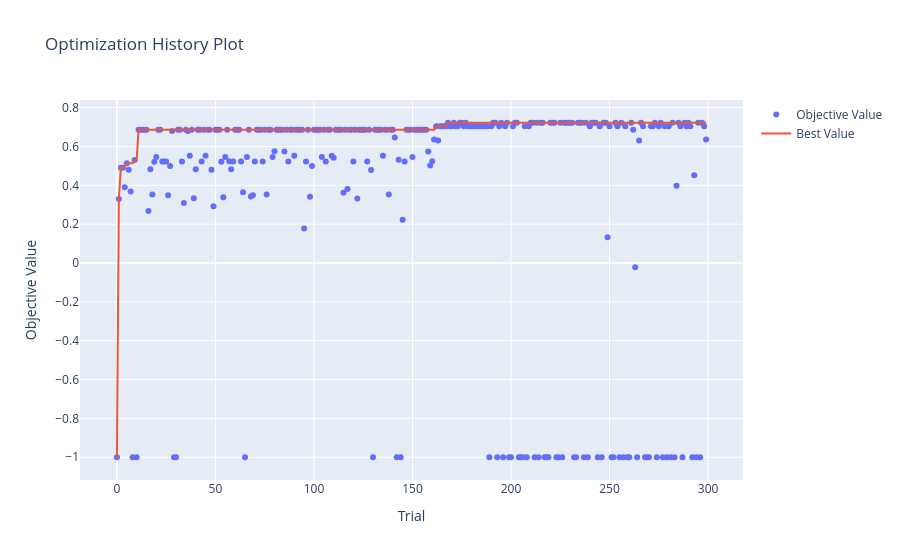
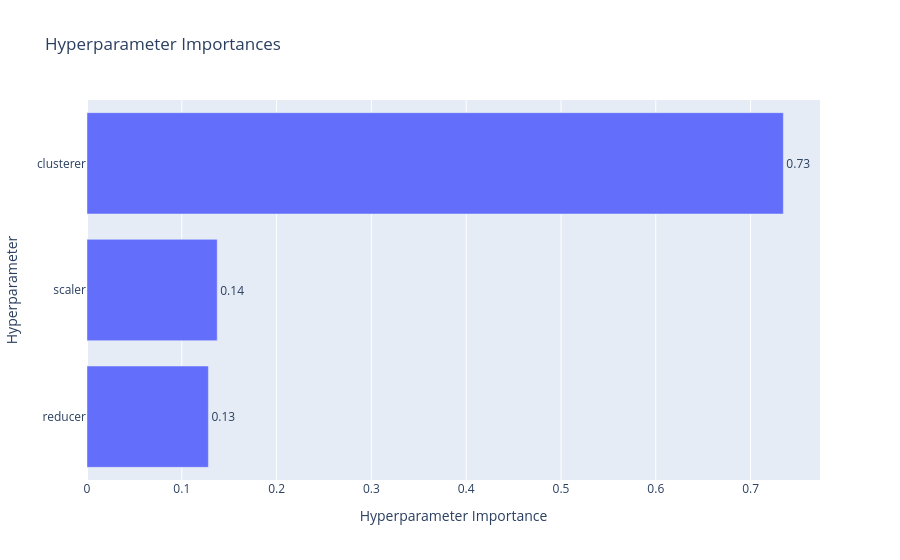
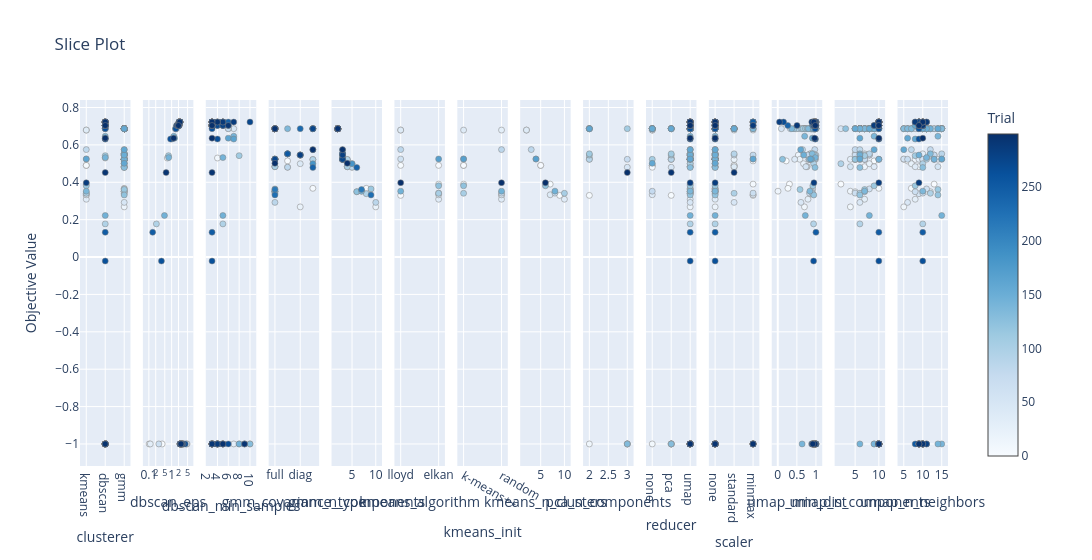

Notebook code for these charts, in order:
### Code cell
import optuna.visualization as vis

# After the study.optimize(...) call, run the following:

# 1. Plot optimization history: objective value (silhouette score) over trials
fig1 = vis.plot_optimization_history(study)
fig1.show()

# 2. Plot parameter importance: which hyperparameters affect silhouette the most
fig2 = vis.plot_param_importances(study)
fig2.show()

# 3. Parallel coordinate plot: explore interactions between hyperparameters and objective
fig3 = vis.plot_parallel_coordinate(study)
fig3.show()

# 4. Slice plot: effect of individual parameters on optimization
fig4 = vis.plot_slice(study)
fig4.show()

### Figure 1 — Plotly figure (JSON) as saved in the notebook; plotly's stock layout.template omitted (floating-point values rounded to 4 significant figures; data arrays with more than 128 entries replaced by an {"elided": "..."} marker saying what was removed)
{"data": [{"mode": "markers", "name": "Objective Value", "type": "scatter", "x": {"elided": "300 int values"}, "y": {"elided": "300 float values"}}, {"mode": "lines", "name": "Best Value", "type": "scatter", "x": {"elided": "300 int values"}, "y": {"elided": "300 float values"}}, {"marker": {"color": "#cccccc"}, "mode": "markers", "name": "Infeasible Trial", "showlegend": false, "type": "scatter", "x": [], "y": []}], "layout": {"title": {"text": "Optimization History Plot"}, "xaxis": {"title": {"text": "Trial"}}, "yaxis": {"title": {"text": "Objective Value"}}}}

### Figure 2 — Plotly figure (JSON) as saved in the notebook; plotly's stock layout.template omitted (floating-point values rounded to 4 significant figures)
{"data": [{"cliponaxis": false, "hovertemplate": ["reducer (CategoricalDistribution): 0.12805523632900098<extra></extra>", "scaler (CategoricalDistribution): 0.137377804803103<extra></extra>", "clusterer (CategoricalDistribution): 0.734566958867896<extra></extra>"], "name": "Objective Value", "orientation": "h", "text": ["0.13", "0.14", "0.73"], "textposition": "outside", "type": "bar", "x": [0.1281, 0.1374, 0.7346], "y": ["reducer", "scaler", "clusterer"]}], "layout": {"title": {"text": "Hyperparameter Importances"}, "xaxis": {"title": {"text": "Hyperparameter Importance"}}, "yaxis": {"title": {"text": "Hyperparameter"}}}}

### Figure 3 — Plotly figure (JSON) as saved in the notebook; plotly's stock layout.template omitted (floating-point values rounded to 4 significant figures; data arrays with more than 128 entries replaced by an {"elided": "..."} marker saying what was removed)
{"data": [{"marker": {"color": {"elided": "300 int values"}, "colorbar": {"title": {"text": "Trial"}, "x": 1, "xpad": 40}, "colorscale": [[0, "rgb(247,251,255)"], [0.125, "rgb(222,235,247)"], [0.25, "rgb(198,219,239)"], [0.375, "rgb(158,202,225)"], [0.5, "rgb(107,174,214)"], [0.625, "rgb(66,146,198)"], [0.75, "rgb(33,113,181)"], [0.875, "rgb(8,81,156)"], [1, "rgb(8,48,107)"]], "line": {"color": "Grey", "width": 0.5}, "showscale": true}, "mode": "markers", "name": "Feasible Trial", "showlegend": false, "type": "scatter", "x": {"elided": "300 str values"}, "xaxis": "x", "y": {"elided": "300 float values"}, "yaxis": "y"}, {"marker": {"color": {"elided": "156 int values"}, "colorbar": {"title": {"text": "Trial"}, "x": 1, "xpad": 40}, "colorscale": [[0, "rgb(247,251,255)"], [0.125, "rgb(222,235,247)"], [0.25, "rgb(198,219,239)"], [0.375, "rgb(158,202,225)"], [0.5, "rgb(107,174,214)"], [0.625, "rgb(66,146,198)"], [0.75, "rgb(33,113,181)"], [0.875, "rgb(8,81,156)"], [1, "rgb(8,48,107)"]], "line": {"color": "Grey", "width": 0.5}, "showscale": false}, "mode": "markers", "name": "Feasible Trial", "showlegend": false, "type": "scatter", "x": {"elided": "156 float values"}, "xaxis": "x2", "y": {"elided": "156 float values"}, "yaxis": "y2"}, {"marker": {"color": {"elided": "156 int values"}, "colorbar": {"title": {"text": "Trial"}, "x": 1, "xpad": 40}, "colorscale": [[0, "rgb(247,251,255)"], [0.125, "rgb(222,235,247)"], [0.25, "rgb(198,219,239)"], [0.375, "rgb(158,202,225)"], [0.5, "rgb(107,174,214)"], [0.625, "rgb(66,146,198)"], [0.75, "rgb(33,113,181)"], [0.875, "rgb(8,81,156)"], [1, "rgb(8,48,107)"]], "line": {"color": "Grey", "width": 0.5}, "showscale": false}, "mode": "markers", "name": "Feasible Trial", "showlegend": false, "type": "scatter", "x": {"elided": "156 int values"}, "xaxis": "x3", "y": {"elided": "156 float values"}, "yaxis": "y3"}, {"marker": {"color": [5, 6, 7, 11, 12, 13, 14, 15, 16, 17, 18, 19, 20, 21, 22, 23, 24, 25, 26, 27, 31, 32, 33, 35, 37, 38, 40, 41, 42, 43, 44, 45, 47, 48, 49, 51, 52, 53, 54, 55, 56, 58, 59, 60, 61, 62, 63, 64, 66, 67, 69, 70, 71, 72, 73, 74, 75, 76, 77, 79, 81, 82, 83, 84, 85, 86, 87, 88, 89, 90, 91, 92, 93, 94, 96, 97, 99, 100, 101, 102, 103, 104, 105, 106, 107, 108, 109, 111, 112, 113, 114, 115, 116, 118, 119, 120, 121, 122, 123, 124, 125, 126, 127, 128, 129, 131, 132, 133, 134, 135, 136, 137, 139, 140, 146, 147, 148, 149, 150, 151, 152, 153, 154, 155, 156, 157, 158, 159], "colorbar": {"title": {"text": "Trial"}, "x": 1, "xpad": 40}, "colorscale": [[0, "rgb(247,251,255)"], [0.125, "rgb(222,235,247)"], [0.25, "rgb(198,219,239)"], [0.375, "rgb(158,202,225)"], [0.5, "rgb(107,174,214)"], [0.625, "rgb(66,146,198)"], [0.75, "rgb(33,113,181)"], [0.875, "rgb(8,81,156)"], [1, "rgb(8,48,107)"]], "line": {"color": "Grey", "width": 0.5}, "showscale": false}, "mode": "markers", "name": "Feasible Trial", "showlegend": false, "type": "scatter", "x": ["tied", "tied", "spherical", "full", "full", "full", "full", "full", "diag", "full", "full", "spherical", "diag", "full", "full", "full", "full", "full", "full", "diag", "full", "full", "full", "full", "tied", "spherical", "full", "full", "full", "full", "full", "tied", "full", "tied", "full", "full", "full", "spherical", "full", "diag", "full", "full", "full", "spherical", "full", "full", "full", "full", "diag", "full", "full", "full", "full", "full", "full", "full", "tied", "full", "full", "diag", "full", "full", "full", "full", "spherical", "full", "full", "full", "full", "tied", "full", "full", "full", "full", "full", "full", "spherical", "full", "spherical", "spherical", "spherical", "diag", "full", "full", "full", "spherical", "tied", "full", "full", "full", "full", "full", "full", "full", "full", "full", "full", "full", "full", "full", "diag", "full", "full", "full", "spherical", "full", "full", "full", "full", "tied", "full", "full", "full", "full", "full", "spherical", "full", "full", "diag", "full", "full", "full", "full", "full", "full", "full", "spherical", "full"], "xaxis": "x4", "y": [0.5142, 0.4805, 0.3678, 0.6868, 0.6868, 0.6868, 0.6868, 0.6868, 0.2683, 0.4833, 0.3523, 0.5219, 0.5456, 0.6868, 0.6868, 0.523, 0.523, 0.523, 0.3494, 0.4993, 0.6868, 0.6868, 0.523, 0.6868, 0.5521, 0.6868, 0.4833, 0.6868, 0.6868, 0.523, 0.6868, 0.5521, 0.6868, 0.4805, 0.2923, 0.6868, 0.6868, 0.5219, 0.339, 0.5456, 0.6868, 0.4833, 0.523, 0.6868, 0.6868, 0.6868, 0.523, 0.3643, 0.5456, 0.6868, 0.3494, 0.523, 0.6868, 0.6868, 0.6868, 0.523, 0.6868, 0.3523, 0.6868, 0.5456, 0.6868, 0.6868, 0.6868, 0.6868, 0.5746, 0.6868, 0.523, 0.6868, 0.6868, 0.5521, 0.6868, 0.6868, 0.6868, 0.6868, 0.523, 0.6868, 0.4994, 0.6868, 0.6868, 0.6868, 0.6868, 0.5456, 0.6868, 0.523, 0.6868, 0.6868, 0.5521, 0.6868, 0.6868, 0.6868, 0.6868, 0.3613, 0.6868, 0.6868, 0.6868, 0.523, 0.6868, 0.3321, 0.6868, 0.6868, 0.6868, 0.6868, 0.523, 0.6868, 0.479, 0.6868, 0.6868, 0.6868, 0.6868, 0.5521, 0.6868, 0.6868, 0.6868, 0.6868, 0.523, 0.6868, 0.6868, 0.6868, 0.5456, 0.6868, 0.6868, 0.6868, 0.6868, 0.6868, 0.6868, 0.6868, 0.5746, 0.5015], "yaxis": "y4"}, {"marker": {"color": [5, 6, 7, 11, 12, 13, 14, 15, 16, 17, 18, 19, 20, 21, 22, 23, 24, 25, 26, 27, 31, 32, 33, 35, 37, 38, 40, 41, 42, 43, 44, 45, 47, 48, 49, 51, 52, 53, 54, 55, 56, 58, 59, 60, 61, 62, 63, 64, 66, 67, 69, 70, 71, 72, 73, 74, 75, 76, 77, 79, 81, 82, 83, 84, 85, 86, 87, 88, 89, 90, 91, 92, 93, 94, 96, 97, 99, 100, 101, 102, 103, 104, 105, 106, 107, 108, 109, 111, 112, 113, 114, 115, 116, 118, 119, 120, 121, 122, 123, 124, 125, 126, 127, 128, 129, 131, 132, 133, 134, 135, 136, 137, 139, 140, 146, 147, 148, 149, 150, 151, 152, 153, 154, 155, 156, 157, 158, 159], "colorbar": {"title": {"text": "Trial"}, "x": 1, "xpad": 40}, "colorscale": [[0, "rgb(247,251,255)"], [0.125, "rgb(222,235,247)"], [0.25, "rgb(198,219,239)"], [0.375, "rgb(158,202,225)"], [0.5, "rgb(107,174,214)"], [0.625, "rgb(66,146,198)"], [0.75, "rgb(33,113,181)"], [0.875, "rgb(8,81,156)"], [1, "rgb(8,48,107)"]], "line": {"color": "Grey", "width": 0.5}, "showscale": false}, "mode": "markers", "name": "Feasible Trial", "showlegend": false, "type": "scatter", "x": [4, 5, 8, 2, 2, 2, 2, 2, 10, 4, 7, 4, 3, 2, 2, 3, 3, 3, 6, 5, 2, 2, 3, 2, 3, 2, 4, 2, 2, 3, 2, 3, 2, 5, 10, 2, 2, 4, 8, 3, 2, 4, 3, 2, 2, 2, 3, 9, 3, 2, 6, 3, 2, 2, 2, 3, 2, 7, 2, 3, 2, 2, 2, 2, 3, 2, 3, 2, 2, 3, 2, 2, 2, 2, 3, 2, 5, 2, 2, 2, 2, 3, 2, 3, 2, 2, 3, 2, 2, 2, 2, 7, 2, 2, 2, 3, 2, 9, 2, 2, 2, 2, 3, 2, 6, 2, 2, 2, 2, 3, 2, 2, 2, 2, 3, 2, 2, 2, 3, 2, 2, 2, 2, 2, 2, 2, 3, 4], "xaxis": "x5", "y": [0.5142, 0.4805, 0.3678, 0.6868, 0.6868, 0.6868, 0.6868, 0.6868, 0.2683, 0.4833, 0.3523, 0.5219, 0.5456, 0.6868, 0.6868, 0.523, 0.523, 0.523, 0.3494, 0.4993, 0.6868, 0.6868, 0.523, 0.6868, 0.5521, 0.6868, 0.4833, 0.6868, 0.6868, 0.523, 0.6868, 0.5521, 0.6868, 0.4805, 0.2923, 0.6868, 0.6868, 0.5219, 0.339, 0.5456, 0.6868, 0.4833, 0.523, 0.6868, 0.6868, 0.6868, 0.523, 0.3643, 0.5456, 0.6868, 0.3494, 0.523, 0.6868, 0.6868, 0.6868, 0.523, 0.6868, 0.3523, 0.6868, 0.5456, 0.6868, 0.6868, 0.6868, 0.6868, 0.5746, 0.6868, 0.523, 0.6868, 0.6868, 0.5521, 0.6868, 0.6868, 0.6868, 0.6868, 0.523, 0.6868, 0.4994, 0.6868, 0.6868, 0.6868, 0.6868, 0.5456, 0.6868, 0.523, 0.6868, 0.6868, 0.5521, 0.6868, 0.6868, 0.6868, 0.6868, 0.3613, 0.6868, 0.6868, 0.6868, 0.523, 0.6868, 0.3321, 0.6868, 0.6868, 0.6868, 0.6868, 0.523, 0.6868, 0.479, 0.6868, 0.6868, 0.6868, 0.6868, 0.5521, 0.6868, 0.6868, 0.6868, 0.6868, 0.523, 0.6868, 0.6868, 0.6868, 0.5456, 0.6868, 0.6868, 0.6868, 0.6868, 0.6868, 0.6868, 0.6868, 0.5746, 0.5015], "yaxis": "y5"}, {"marker": {"color": [1, 2, 3, 4, 28, 34, 36, 39, 57, 68, 80, 98, 117, 138, 160, 284], "colorbar": {"title": {"text": "Trial"}, "x": 1, "xpad": 40}, "colorscale": [[0, "rgb(247,251,255)"], [0.125, "rgb(222,235,247)"], [0.25, "rgb(198,219,239)"], [0.375, "rgb(158,202,225)"], [0.5, "rgb(107,174,214)"], [0.625, "rgb(66,146,198)"], [0.75, "rgb(33,113,181)"], [0.875, "rgb(8,81,156)"], [1, "rgb(8,48,107)"]], "line": {"color": "Grey", "width": 0.5}, "showscale": false}, "mode": "markers", "name": "Feasible Trial", "showlegend": false, "type": "scatter", "x": ["lloyd", "lloyd", "elkan", "elkan", "lloyd", "elkan", "lloyd", "elkan", "lloyd", "elkan", "lloyd", "elkan", "elkan", "lloyd", "elkan", "lloyd"], "xaxis": "x6", "y": [0.3299, 0.4904, 0.4904, 0.3902, 0.6793, 0.3093, 0.6793, 0.3332, 0.5244, 0.342, 0.5749, 0.3412, 0.3812, 0.3525, 0.5246, 0.3973], "yaxis": "y6"}, {"marker": {"color": [1, 2, 3, 4, 28, 34, 36, 39, 57, 68, 80, 98, 117, 138, 160, 284], "colorbar": {"title": {"text": "Trial"}, "x": 1, "xpad": 40}, "colorscale": [[0, "rgb(247,251,255)"], [0.125, "rgb(222,235,247)"], [0.25, "rgb(198,219,239)"], [0.375, "rgb(158,202,225)"], [0.5, "rgb(107,174,214)"], [0.625, "rgb(66,146,198)"], [0.75, "rgb(33,113,181)"], [0.875, "rgb(8,81,156)"], [1, "rgb(8,48,107)"]], "line": {"color": "Grey", "width": 0.5}, "showscale": false}, "mode": "markers", "name": "Feasible Trial", "showlegend": false, "type": "scatter", "x": ["random", "k-means++", "k-means++", "k-means++", "random", "random", "k-means++", "random", "k-means++", "random", "random", "k-means++", "k-means++", "random", "k-means++", "random"], "xaxis": "x7", "y": [0.3299, 0.4904, 0.4904, 0.3902, 0.6793, 0.3093, 0.6793, 0.3332, 0.5244, 0.342, 0.5749, 0.3412, 0.3812, 0.3525, 0.5246, 0.3973], "yaxis": "y7"}, {"marker": {"color": [1, 2, 3, 4, 28, 34, 36, 39, 57, 68, 80, 98, 117, 138, 160, 284], "colorbar": {"title": {"text": "Trial"}, "x": 1, "xpad": 40}, "colorscale": [[0, "rgb(247,251,255)"], [0.125, "rgb(222,235,247)"], [0.25, "rgb(198,219,239)"], [0.375, "rgb(158,202,225)"], [0.5, "rgb(107,174,214)"], [0.625, "rgb(66,146,198)"], [0.75, "rgb(33,113,181)"], [0.875, "rgb(8,81,156)"], [1, "rgb(8,48,107)"]], "line": {"color": "Grey", "width": 0.5}, "showscale": false}, "mode": "markers", "name": "Feasible Trial", "showlegend": false, "type": "scatter", "x": [9, 5, 5, 7, 2, 10, 2, 7, 4, 8, 3, 10, 6, 8, 4, 6], "xaxis": "x8", "y": [0.3299, 0.4904, 0.4904, 0.3902, 0.6793, 0.3093, 0.6793, 0.3332, 0.5244, 0.342, 0.5749, 0.3412, 0.3812, 0.3525, 0.5246, 0.3973], "yaxis": "y8"}, {"marker": {"color": [0, 1, 9, 10, 29, 30, 38, 48, 59, 70, 87, 101, 102, 103, 104, 105, 109, 130, 140, 156, 293], "colorbar": {"title": {"text": "Trial"}, "x": 1, "xpad": 40}, "colorscale": [[0, "rgb(247,251,255)"], [0.125, "rgb(222,235,247)"], [0.25, "rgb(198,219,239)"], [0.375, "rgb(158,202,225)"], [0.5, "rgb(107,174,214)"], [0.625, "rgb(66,146,198)"], [0.75, "rgb(33,113,181)"], [0.875, "rgb(8,81,156)"], [1, "rgb(8,48,107)"]], "line": {"color": "Grey", "width": 0.5}, "showscale": false}, "mode": "markers", "name": "Feasible Trial", "showlegend": false, "type": "scatter", "x": [3, 2, 2, 2, 3, 3, 2, 3, 2, 3, 2, 2, 2, 2, 2, 3, 2, 3, 2, 2, 3], "xaxis": "x9", "y": [-1, 0.3299, 0.5298, -1, -1, -1, 0.6868, 0.4805, 0.523, 0.523, 0.523, 0.6868, 0.6868, 0.6868, 0.5456, 0.6868, 0.5521, -1, 0.6868, 0.6868, 0.4518], "yaxis": "y9"}, {"marker": {"color": {"elided": "300 int values"}, "colorbar": {"title": {"text": "Trial"}, "x": 1, "xpad": 40}, "colorscale": [[0, "rgb(247,251,255)"], [0.125, "rgb(222,235,247)"], [0.25, "rgb(198,219,239)"], [0.375, "rgb(158,202,225)"], [0.5, "rgb(107,174,214)"], [0.625, "rgb(66,146,198)"], [0.75, "rgb(33,113,181)"], [0.875, "rgb(8,81,156)"], [1, "rgb(8,48,107)"]], "line": {"color": "Grey", "width": 0.5}, "showscale": false}, "mode": "markers", "name": "Feasible Trial", "showlegend": false, "type": "scatter", "x": {"elided": "300 str values"}, "xaxis": "x10", "y": {"elided": "300 float values"}, "yaxis": "y10"}, {"marker": {"color": {"elided": "300 int values"}, "colorbar": {"title": {"text": "Trial"}, "x": 1, "xpad": 40}, "colorscale": [[0, "rgb(247,251,255)"], [0.125, "rgb(222,235,247)"], [0.25, "rgb(198,219,239)"], [0.375, "rgb(158,202,225)"], [0.5, "rgb(107,174,214)"], [0.625, "rgb(66,146,198)"], [0.75, "rgb(33,113,181)"], [0.875, "rgb(8,81,156)"], [1, "rgb(8,48,107)"]], "line": {"color": "Grey", "width": 0.5}, "showscale": false}, "mode": "markers", "name": "Feasible Trial", "showlegend": false, "type": "scatter", "x": {"elided": "300 str values"}, "xaxis": "x11", "y": {"elided": "300 float values"}, "yaxis": "y11"}, {"marker": {"color": {"elided": "260 int values"}, "colorbar": {"title": {"text": "Trial"}, "x": 1, "xpad": 40}, "colorscale": [[0, "rgb(247,251,255)"], [0.125, "rgb(222,235,247)"], [0.25, "rgb(198,219,239)"], [0.375, "rgb(158,202,225)"], [0.5, "rgb(107,174,214)"], [0.625, "rgb(66,146,198)"], [0.75, "rgb(33,113,181)"], [0.875, "rgb(8,81,156)"], [1, "rgb(8,48,107)"]], "line": {"color": "Grey", "width": 0.5}, "showscale": false}, "mode": "markers", "name": "Feasible Trial", "showlegend": false, "type": "scatter", "x": {"elided": "260 float values"}, "xaxis": "x12", "y": {"elided": "260 float values"}, "yaxis": "y12"}, {"marker": {"color": {"elided": "260 int values"}, "colorbar": {"title": {"text": "Trial"}, "x": 1, "xpad": 40}, "colorscale": [[0, "rgb(247,251,255)"], [0.125, "rgb(222,235,247)"], [0.25, "rgb(198,219,239)"], [0.375, "rgb(158,202,225)"], [0.5, "rgb(107,174,214)"], [0.625, "rgb(66,146,198)"], [0.75, "rgb(33,113,181)"], [0.875, "rgb(8,81,156)"], [1, "rgb(8,48,107)"]], "line": {"color": "Grey", "width": 0.5}, "showscale": false}, "mode": "markers", "name": "Feasible Trial", "showlegend": false, "type": "scatter", "x": {"elided": "260 int values"}, "xaxis": "x13", "y": {"elided": "260 float values"}, "yaxis": "y13"}, {"marker": {"color": {"elided": "260 int values"}, "colorbar": {"title": {"text": "Trial"}, "x": 1, "xpad": 40}, "colorscale": [[0, "rgb(247,251,255)"], [0.125, "rgb(222,235,247)"], [0.25, "rgb(198,219,239)"], [0.375, "rgb(158,202,225)"], [0.5, "rgb(107,174,214)"], [0.625, "rgb(66,146,198)"], [0.75, "rgb(33,113,181)"], [0.875, "rgb(8,81,156)"], [1, "rgb(8,48,107)"]], "line": {"color": "Grey", "width": 0.5}, "showscale": false}, "mode": "markers", "name": "Feasible Trial", "showlegend": false, "type": "scatter", "x": {"elided": "260 int values"}, "xaxis": "x14", "y": {"elided": "260 float values"}, "yaxis": "y14"}], "layout": {"title": {"text": "Slice Plot"}, "width": 4200, "xaxis": {"anchor": "y", "categoryarray": ["kmeans", "dbscan", "gmm"], "categoryorder": "array", "domain": [0, 0.05816], "title": {"text": "clusterer"}, "type": "category"}, "xaxis10": {"anchor": "y10", "categoryarray": ["none", "pca", "umap"], "categoryorder": "array", "domain": [0.652, 0.7102], "title": {"text": "reducer"}, "type": "category"}, "xaxis11": {"anchor": "y11", "categoryarray": ["none", "standard", "minmax"], "categoryorder": "array", "domain": [0.7245, 0.7827], "title": {"text": "scaler"}, "type": "category"}, "xaxis12": {"anchor": "y12", "domain": [0.7969, 0.8551], "title": {"text": "umap_min_dist"}}, "xaxis13": {"anchor": "y13", "domain": [0.8694, 0.9276], "title": {"text": "umap_n_components"}}, "xaxis14": {"anchor": "y14", "domain": [0.9418, 1], "title": {"text": "umap_n_neighbors"}}, "xaxis2": {"anchor": "y2", "domain": [0.07245, 0.1306], "title": {"text": "dbscan_eps"}, "type": "log"}, "xaxis3": {"anchor": "y3", "domain": [0.1449, 0.2031], "title": {"text": "dbscan_min_samples"}}, "xaxis4": {"anchor": "y4", "categoryarray": ["full", "tied", "diag", "spherical"], "categoryorder": "array", "domain": [0.2173, 0.2755], "title": {"text": "gmm_covariance_type"}, "type": "category"}, "xaxis5": {"anchor": "y5", "domain": [0.2898, 0.348], "title": {"text": "gmm_n_components"}}, "xaxis6": {"anchor": "y6", "categoryarray": ["lloyd", "elkan"], "categoryorder": "array", "domain": [0.3622, 0.4204], "title": {"text": "kmeans_algorithm"}, "type": "category"}, "xaxis7": {"anchor": "y7", "categoryarray": ["k-means++", "random"], "categoryorder": "array", "domain": [0.4347, 0.4929], "title": {"text": "kmeans_init"}, "type": "category"}, "xaxis8": {"anchor": "y8", "domain": [0.5071, 0.5653], "title": {"text": "kmeans_n_clusters"}}, "xaxis9": {"anchor": "y9", "domain": [0.5796, 0.6378], "title": {"text": "pca_n_components"}}, "yaxis": {"anchor": "x", "domain": [0, 1], "title": {"text": "Objective Value"}}, "yaxis10": {"anchor": "x10", "domain": [0, 1], "matches": "y", "showticklabels": false}, "yaxis11": {"anchor": "x11", "domain": [0, 1], "matches": "y", "showticklabels": false}, "yaxis12": {"anchor": "x12", "domain": [0, 1], "matches": "y", "showticklabels": false}, "yaxis13": {"anchor": "x13", "domain": [0, 1], "matches": "y", "showticklabels": false}, "yaxis14": {"anchor": "x14", "domain": [0, 1], "matches": "y", "showticklabels": false}, "yaxis2": {"anchor": "x2", "domain": [0, 1], "matches": "y", "showticklabels": false}, "yaxis3": {"anchor": "x3", "domain": [0, 1], "matches": "y", "showticklabels": false}, "yaxis4": {"anchor": "x4", "domain": [0, 1], "matches": "y", "showticklabels": false}, "yaxis5": {"anchor": "x5", "domain": [0, 1], "matches": "y", "showticklabels": false}, "yaxis6": {"anchor": "x6", "domain": [0, 1], "matches": "y", "showticklabels": false}, "yaxis7": {"anchor": "x7", "domain": [0, 1], "matches": "y", "showticklabels": false}, "yaxis8": {"anchor": "x8", "domain": [0, 1], "matches": "y", "showticklabels": false}, "yaxis9": {"anchor": "x9", "domain": [0, 1], "matches": "y", "showticklabels": false}}}
